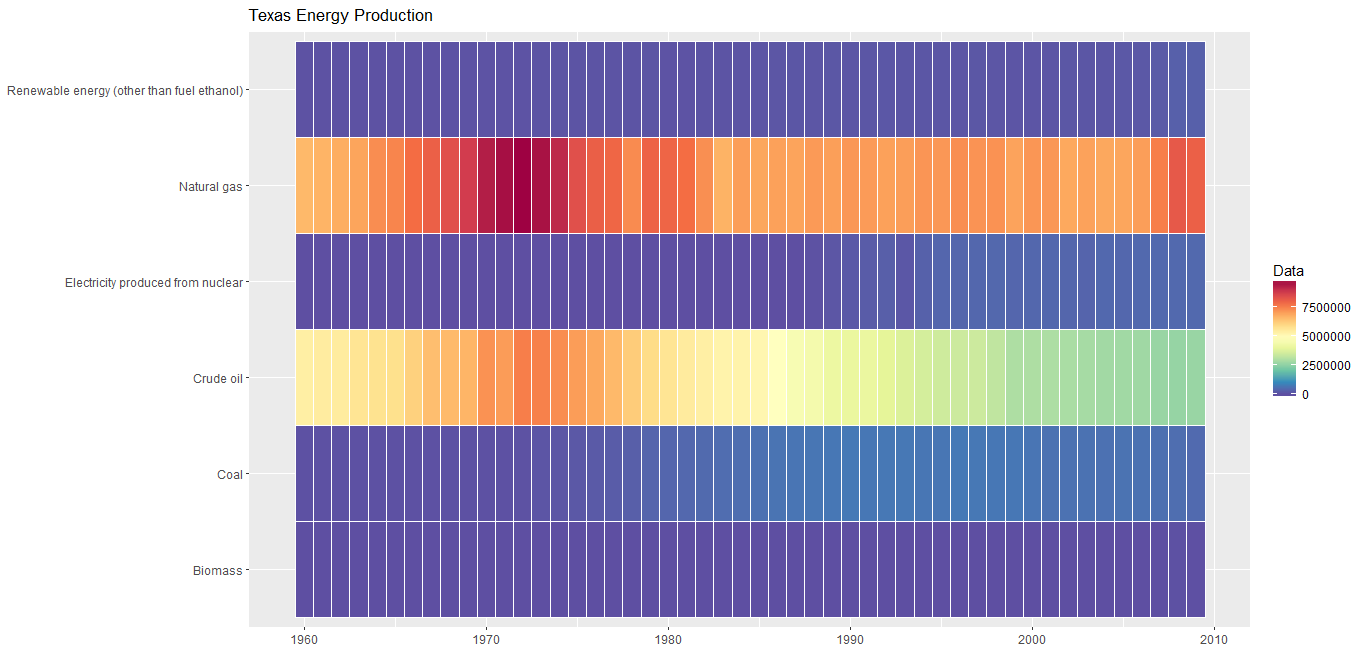

R code for this plot:
options(width=100)
knitr::opts_chunk$set(out.width='1000px',dpi=200,message=FALSE,warning=FALSE)

#load packages and csv file
library(ggplot2)
library(dplyr)
library(gridExtra)
library(grid)
library(choroplethr)
library(choroplethrMaps)
library(RColorBrewer)
library(knitr)

df<-read.csv('C:\\Users\\yyf\\Desktop\\MCM\\consumption.csv',sep=',')

calEnergies<-data.frame(df %>% dplyr::filter(StateCode=='NM'))
ggplot(data=calEnergies,aes(x=Year,y=introduction)) + 
  geom_tile(aes(fill = Data),colour = "white") + 
  theme(axis.title.y=element_blank(),axis.title.x=element_blank(),legend.position="right") + 
  scale_fill_gradientn(colours=rev(brewer.pal(11,'Spectral')))+
  labs(x="Year", y="State", title="Texas Energy Production")
